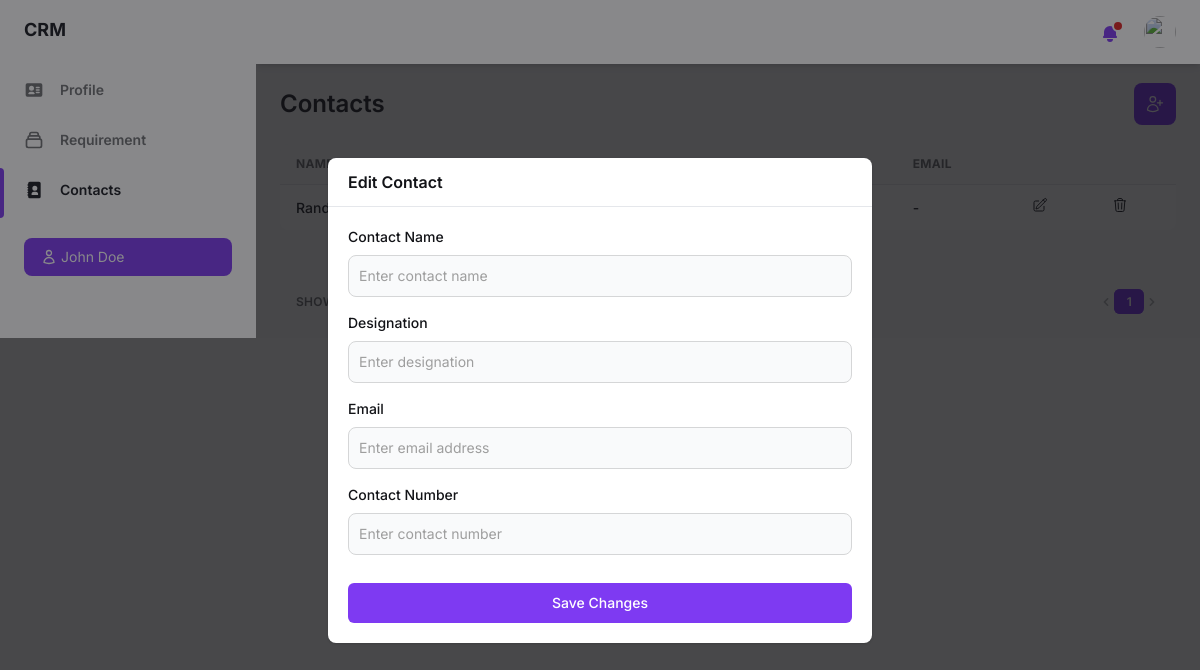
The app's page /contact/ (signed in), older data.
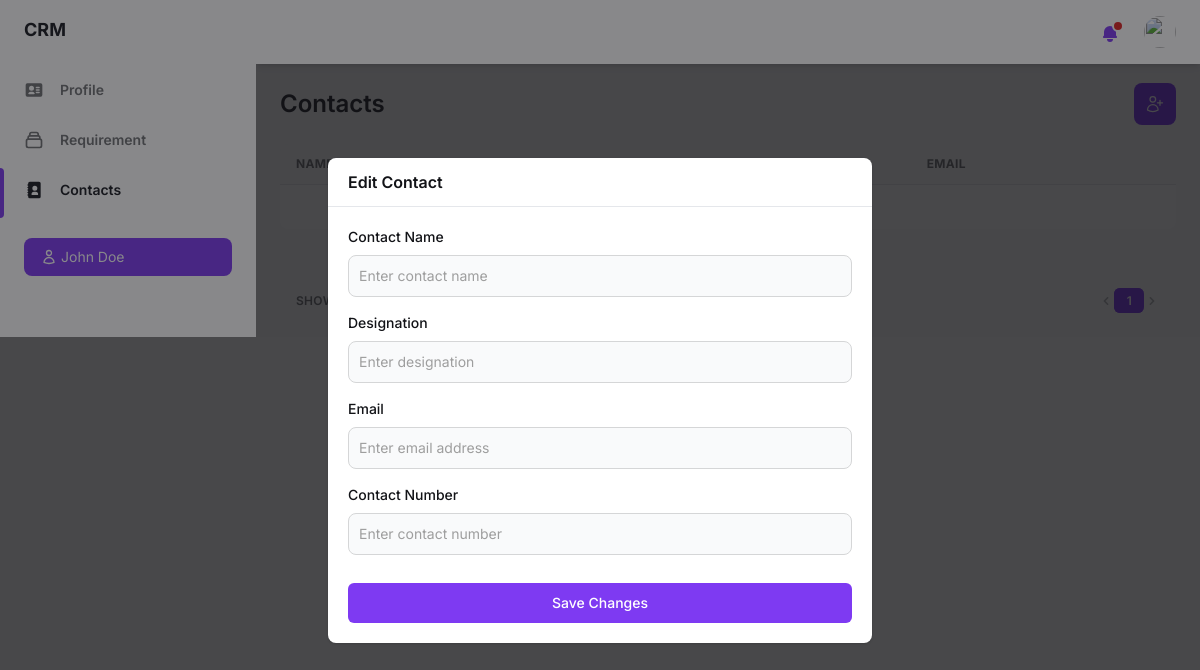
The same page, newer data.
### crm_app/models.py (models this page shows, shortened)
class Contact(models.Model):
    company = models.ForeignKey(Company, on_delete=models.CASCADE, related_name='company_contacts')
    contact_name = models.CharField(max_length=100)
    designation = models.CharField(max_length=100, null=True, blank=True)
    email = models.EmailField(null=True, blank=True)
    phone_number = models.CharField(max_length=20, null=True, blank=True)
    DOB = models.DateField(null=True, blank=True)
    religion = models.CharField(max_length=100, null=True, blank=True)

### crm_app/views.py (the view)
# urls.py: path('contact/', views.contact, name='contact'),
def contact(request):
    if 'user_id' not in request.session:
        return redirect('user')
    user_id = request.session.get('user_id')
    user = get_object_or_404(User, id=user_id)
    company = Company.objects.filter(created_by=user).first()
    contacts = Contact.objects.filter(company=company).order_by('contact_name')
    paginator = Paginator(contacts, 10)
    page = request.GET.get('contacts_page')
    try:
        contacts_page = paginator.page(page)
    except PageNotAnInteger:
        contacts_page = paginator.page(1)
    except EmptyPage:
        contacts_page = paginator.page(paginator.num_pages)
    context = {'user': user, 'company': company, 'contacts': contacts, 'contact_count': contacts.count(), 'contacts_page': contacts_page, 'paginator': paginator}
    return render(request, 'contact.html', context)

### templates/contact.html (shortened to what the changed rows need)
{% load static %}
<!DOCTYPE html>
<html :class="{ 'theme-dark': dark }" x-data="data()" lang="en">
<head>
    <link rel="stylesheet" href="{% static 'css/tailwind.output.css' %}"/>
    <link rel="stylesheet" href="{% static 'css/style.css' %}" />
</head>
<body>
    <div class="flex bg-gray-50 dark:bg-gray-900" :class="{ 'overflow-hidden': isSideMenuOpen }">
        <div class="flex flex-col flex-1 w-full">
            <main class="min-h-[91.25vh] overflow-y-auto">
                <div class="container px-6 mx-auto grid">
                    <div class="grid gap-4 md:grid-cols-2">
                        <h2 class="my-6 text-2xl font-semibold text-gray-700 dark:text-gray-200">Contacts</h2>
                    </div>
                    <div class="w-full mb-7 overflow-hidden rounded-lg shadow-xs">
                        <div class="w-full overflow-x-auto">
                            <table class="w-full whitespace-no-wrap">
                                <thead>
                                    <tr class="text-xs font-semibold tracking-wide text-left text-gray-500 uppercase border-b dark:border-gray-700 bg-gray-50 dark:text-gray-400 dark:bg-gray-800">
                                        <th class="px-4 py-3">Name</th>
                                        <th class="px-4 py-3">Designation</th>
                                        <th class="px-4 py-3">Phone Number</th>
                                        <th class="px-4 py-3">Email</th>
                                        <th class="px-4 py-3"></th>
                                        <th class="px-4 py-3"></th>
                                    </tr>
                                </thead>
                                <tbody class="bg-white divide-y dark:divide-gray-700 dark:bg-gray-800">
                                    {% for contact in contacts %}
                                    <tr class="text-gray-700 dark:text-gray-400">
                                        <td class="px-4 py-3">
                                            <p class="font-medium text-sm">{{ contact.contact_name|default:"-" }}</p>
                                        </td>
                                        <td class="px-4 py-3">
                                            <p class="font-medium text-sm">{{ contact.designation|default:"-" }}</p>
                                        </td>
                                        <td class="px-4 py-3">
                                            <p class="font-medium text-sm">{{ contact.phone_number|default:"-" }}</p>
                                        </td>
                                        <td class="px-4 py-3">
                                            <p class="font-medium text-sm">{{ contact.email|default:"-" }}</p>
                                        </td>
                                        <td class="px-4 py-3 text-sm">
                                            <button type="button" id="edit-contact-button-{{ contact.id }}" x-on:click="openContactEditModal({{ contact.id }}, '{{ contact.contact_name }}', '{{ contact.designation }}', '{{ contact.phone_number }}', '{{ contact.email }}')"
                                                data-modal-target="contact-edit-crud-modal" data-modal-toggle="contact-edit-crud-modal">
                                            </button>
                                        </td>
                                        <td class="px-4 py-3 text-sm">
                                            <div id="contact-{{ contact.id }}">
                                                <form action="{% url 'delete_contact' contact.id %}" method="POST" style="display: inline;">
                                                    <button type="submit" class="remove-contact-btn">
                                                    </button>
                                                </form>
                                            </div>
                                        </td>
                                    </tr>
                                    {% empty %}
                                    <tr>
                                        <td colspan="6" class="p-3 font-medium text-sm text-center dark:text-gray-400">No contacts found.</td>
                                    </tr>
                                    {% endfor %}
                                </tbody>
                            </table>
                        </div>
                    </div>
                    <div class="grid mt-2 px-4 py-3 text-xs font-semibold tracking-wide text-gray-500 uppercase sm:grid-cols-9 dark:text-gray-400">
                        <span class="flex col-span-4 mt-2 sm:mt-auto sm:justify-end">
                            <nav aria-label="Table navigation">
                                <ul class="inline-flex items-center">
                                    {% for num in contacts_page.paginator.page_range %}
                                        {% if num == contacts_page.number %}
                                        <li>
                                            <span class="px-3 py-1 text-white transition-colors duration-150 bg-purple-600 border border-r-0 border-purple-600 rounded-md focus:outline-none">{{ num }}</span>
                                        </li>
                                        {% else %}
                                        <li>
                                            <a href="?contacts_page={{ num }}" class="px-3 py-1 rounded-md focus:outline-none">{{ num }}</a>
                                        </li>
                                        {% endif %}
                                    {% endfor %}
                                </ul>
                            </nav>
                        </span>
                    </div>
                </div>
            </main>
        </div>
    </div>
</body>
</html>

Row changes from the older to the newer data that the page shows:
removed Contact: contact_name "Random…", email "-"
